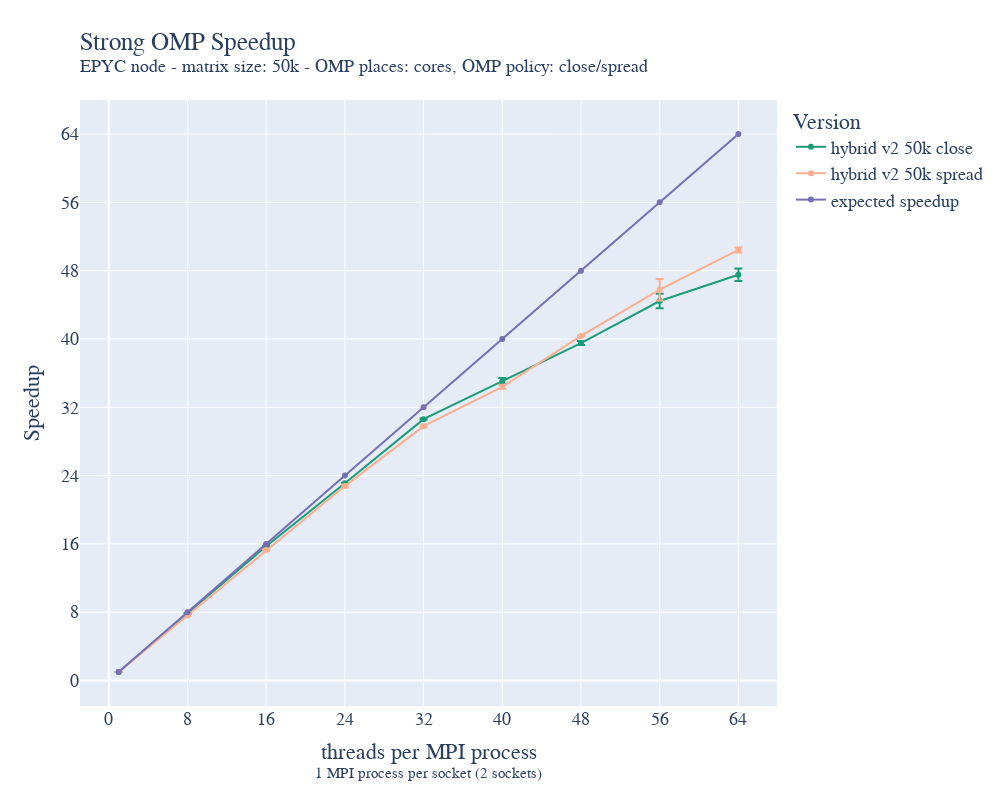

Notebook code cell kept with this figure:
### Code cell
strong_OMP_epyc_hybrid_static_grid_050k_close_avg['speedup']=strong_OMP_epyc_hybrid_static_grid_050k_close_avg['time']['mean'][0]/strong_OMP_epyc_hybrid_static_grid_050k_close_avg["time"]["mean"]
strong_OMP_epyc_hybrid_static_grid_050k_close_avg['expected_speedup']=strong_OMP_epyc_hybrid_static_grid_050k_close_avg['nthreads_per_process']['mean']
strong_OMP_epyc_hybrid_static_grid_050k_close_avg['speedup_err']=strong_OMP_epyc_hybrid_static_grid_050k_close_avg["time"]["std"]*strong_OMP_epyc_hybrid_static_grid_050k_close_avg['time']['mean'][0]/strong_OMP_epyc_hybrid_static_grid_050k_close_avg["time"]["mean"]**2

strong_OMP_epyc_hybrid_static_grid_050k_spread_avg['speedup']=strong_OMP_epyc_hybrid_static_grid_050k_spread_avg['time']['mean'][0]/strong_OMP_epyc_hybrid_static_grid_050k_spread_avg["time"]["mean"]
strong_OMP_epyc_hybrid_static_grid_050k_spread_avg['speedup_err']=strong_OMP_epyc_hybrid_static_grid_050k_spread_avg["time"]["std"]*strong_OMP_epyc_hybrid_static_grid_050k_spread_avg['time']['mean'][0]/strong_OMP_epyc_hybrid_static_grid_050k_spread_avg["time"]["mean"]**2

fig = go.Figure()

fig.add_trace(go.Scatter(x=strong_OMP_epyc_hybrid_static_grid_050k_close_avg["nthreads_per_process"]["mean"], y=strong_OMP_epyc_hybrid_static_grid_050k_close_avg["speedup"], name='hybrid v2 50k close',
                         error_y=dict(
                             type="data",
                             array=strong_OMP_epyc_hybrid_static_grid_050k_close_avg["speedup_err"],
                             visible=True)))
fig.add_trace(go.Scatter(x=strong_OMP_epyc_hybrid_static_grid_050k_spread_avg["nthreads_per_process"]["mean"], y=strong_OMP_epyc_hybrid_static_grid_050k_spread_avg["speedup"], name='hybrid v2 50k spread',
                         error_y=dict(
                             type="data",
                             array=strong_OMP_epyc_hybrid_static_grid_050k_spread_avg["speedup_err"],
                             visible=True)))

fig.add_trace(go.Scatter(x=strong_OMP_epyc_hybrid_static_grid_050k_close_avg["nthreads_per_process"]["mean"], y=strong_OMP_epyc_hybrid_static_grid_050k_close_avg["expected_speedup"], name='expected speedup'))
fig.update_layout(
    title=go.layout.Title(
        text="Strong OMP Speedup<br><sup>EPYC node - matrix size: 50k - OMP places: cores, OMP policy: close/spread</sup>",
        xref="paper",
        x=0,
    ),
    xaxis_title="threads per MPI process<br><sup>1 MPI process per socket (2 sockets)</sup>",
    xaxis = dict(
        tickmode = 'linear',
        tick0 = '0',
        dtick = '8'
    ),
    yaxis_title="Speedup",
    yaxis = dict(
        tickmode='linear',
        tick0='0',
        dtick='8'
    ),
    legend_title="Version",
    font=dict(
        family="Courier New, monospace",
        size=18,
    ),
    colorway=["#1b9e77","#fcae91","#7570b3"],
    autosize=False,
    width=1000,
    height=800,
)
fig.show()
fig.write_image("/home/andres/hpc/Foundations_of_HPC_2022/Assignment/my_assignment/report/images/strong_OMP_epyc_hybrid_grid_050k_speedup.pdf", height=800, width=1000)

### Figure 1 — Plotly figure (JSON) as saved in the notebook; plotly's stock layout.template omitted (floating-point values rounded to 4 significant figures)
{"data": [{"error_y": {"array": [0.00147, 0.01325, 0.02195, 0.0409, 0.08224, 0.3717, 0.2368, 0.8584, 0.7365], "type": "data", "visible": true}, "name": "hybrid v2 50k close", "type": "scatter", "x": [1, 8, 16, 24, 32, 40, 48, 56, 64], "y": [1, 7.863, 15.72, 23.1, 30.61, 35.05, 39.52, 44.44, 47.52]}, {"error_y": {"array": [0.001319, 0.02781, 0.1006, 0.1516, 0.1631, 0.2522, 0.05474, 1.259, 0.2939], "type": "data", "visible": true}, "name": "hybrid v2 50k spread", "type": "scatter", "x": [1, 8, 16, 24, 32, 40, 48, 56, 64], "y": [1, 7.618, 15.29, 22.77, 29.78, 34.39, 40.36, 45.77, 50.43]}, {"name": "expected speedup", "type": "scatter", "x": [1, 8, 16, 24, 32, 40, 48, 56, 64], "y": [1, 8, 16, 24, 32, 40, 48, 56, 64]}], "layout": {"autosize": false, "colorway": ["#1b9e77", "#fcae91", "#7570b3"], "font": {"family": "Courier New, monospace", "size": 18}, "height": 800, "legend": {"title": {"text": "Version"}}, "title": {"text": "Strong OMP Speedup<br><sup>EPYC node - matrix size: 50k - OMP places: cores, OMP policy: close/spread</sup>", "x": 0, "xref": "paper"}, "width": 1000, "xaxis": {"dtick": "8", "tick0": "0", "tickmode": "linear", "title": {"text": "threads per MPI process<br><sup>1 MPI process per socket (2 sockets)</sup>"}}, "yaxis": {"dtick": "8", "tick0": "0", "tickmode": "linear", "title": {"text": "Speedup"}}}}
